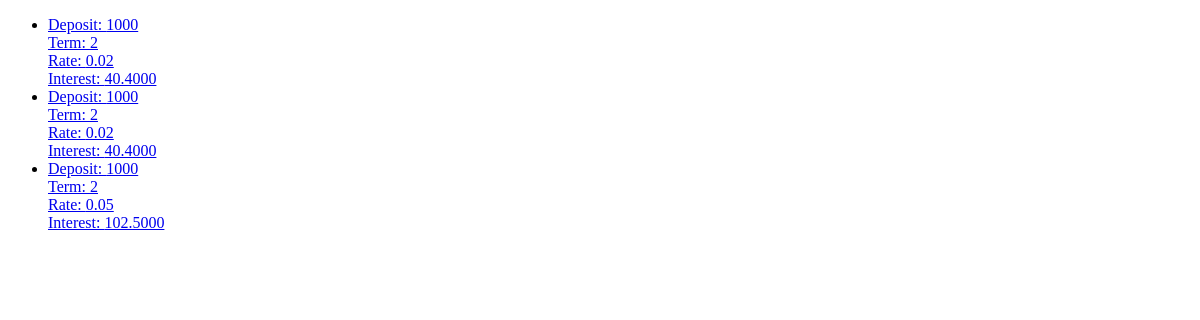
Before: / with the older database file.
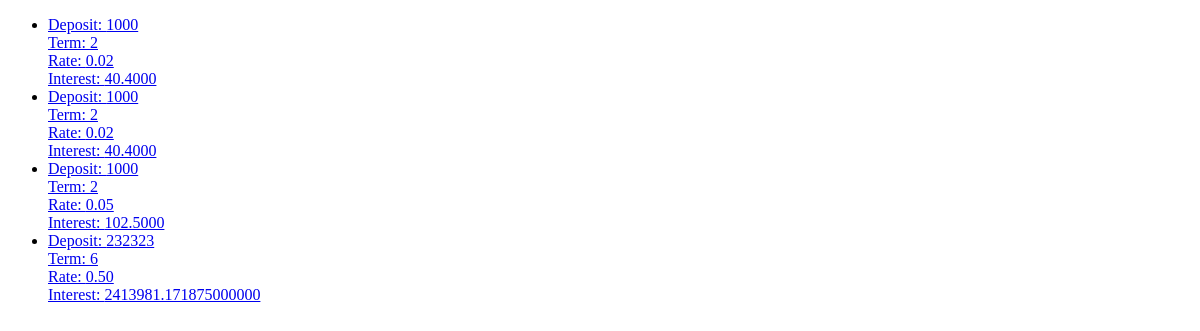
After: the same page with the newer database file.
### deposits/models.py (models this page shows)
class Deposit(models.Model):
    deposit = models.IntegerField()
    term = models.IntegerField()
    rate = models.DecimalField(decimal_places=2, max_digits=10)
    def interest(self):
        s = 0
        for t in range(self.term):
            s = self.deposit * ((1+self.rate) ** (t+1))
        result = s - self.deposit
        return result

### deposits/views.py (the view)
# urls.py: path('', views.DepositListView.as_view(), name='index'),
class DepositListView(ListView):
    model = Deposit
    template_name = 'index.html'
    context_object_name = 'deposits'
    def get_queryset(self):
        return Deposit.objects.all()

### deposits/templates/index.html (shortened to what this page needs)
<!DOCTYPE html>
<html lang="en">
<head>
</head>
  <body>
    <ul>
      {% for deposit in deposits %}
      <li>
        <a href="/deposit/{{ deposit.id }}">Deposit: {{ deposit.deposit }}</a> <br>
        <a href="/deposit/{{ deposit.id }}">Term: {{ deposit.term }}</a> <br>
        <a href="/deposit/{{ deposit.id }}">Rate: {{ deposit.rate }} </a> <br>
        <a href="/deposit/{{ deposit.id }}">Interest: {{ deposit.interest }} </a> <br>
      </li>
      {% endfor %}
    </ul>
  </body>
</html>

Changed rows visible on the page:
added Deposit: deposit "232323", term "6", rate "0.50", interest "2413981.171875000000"
